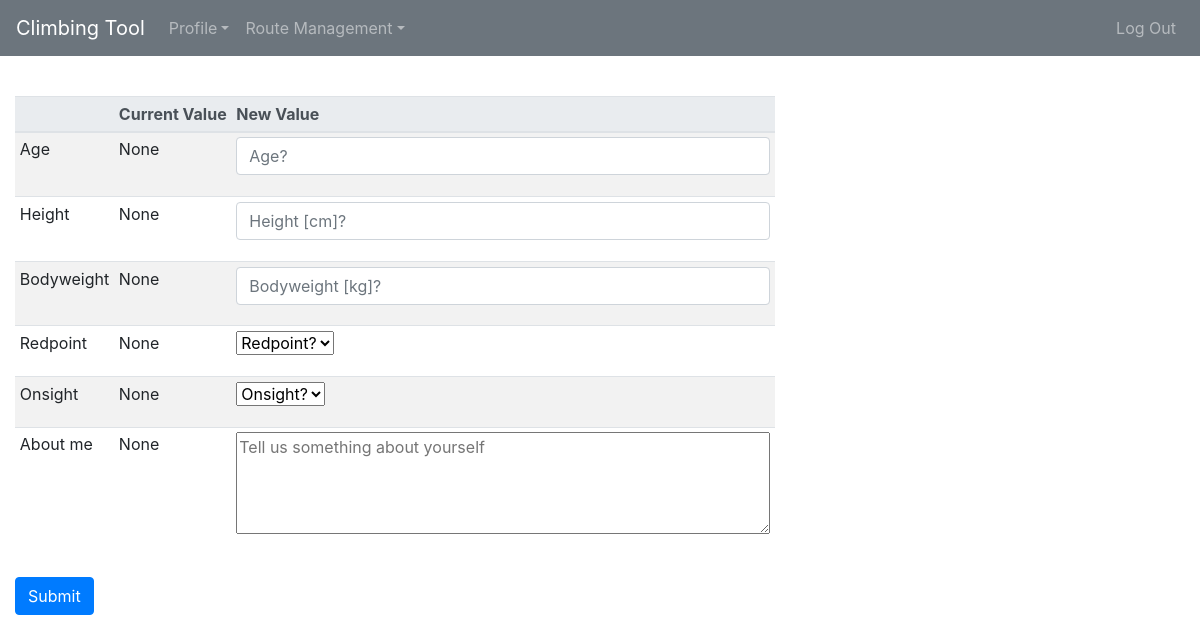
Page /editUserProfile (signed in) on the earlier database version.
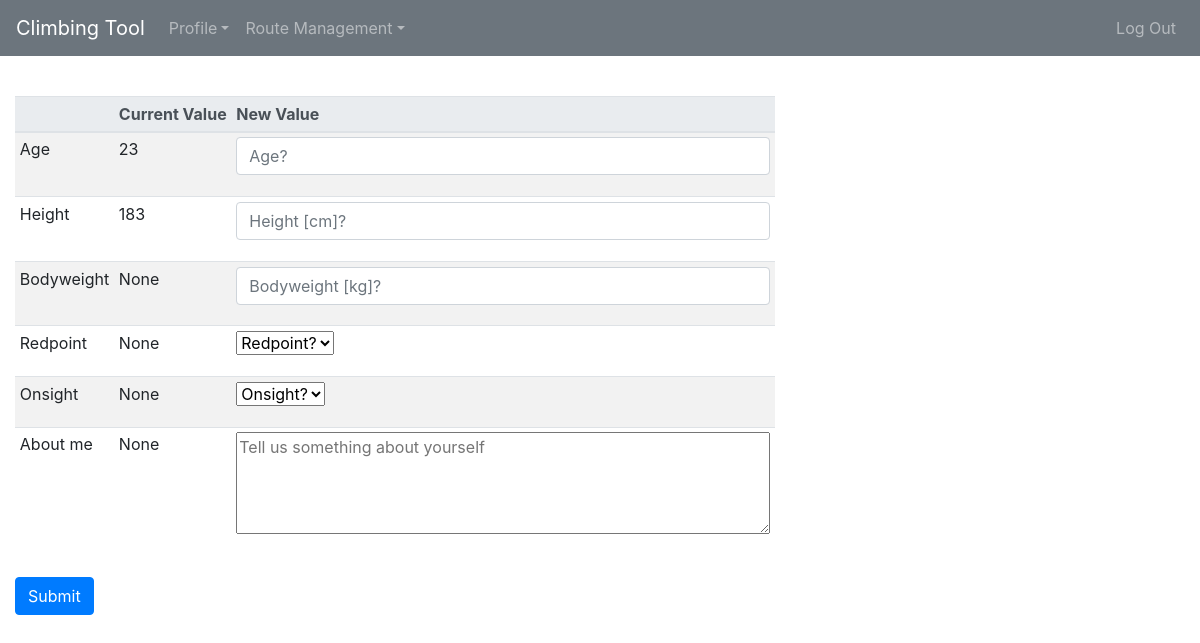
Same page on the later database version.
### tables this page shows
CREATE TABLE users (
        id INTEGER,
        username TEXT NOT NULL UNIQUE,
        hash TEXT NOT NULL,
        email TEXT NOT NULL UNIQUE,
        bodyweight REAL,
        height INTEGER,
        age INTEGER,
        redpoint TEXT,
        onsight TEXT,
        about_me TEXT,
        PRIMARY KEY (id)
    );

### app.py (the view)
@app.route("/editUserProfile", methods=["GET", "POST"])
@login_required
def editUserProfile():
    user_id = session["user_id"]
    db.execute("SELECT * FROM users WHERE id = :user_id", {"user_id": user_id})
    result = db.fetchone()
    connection.commit()
    if request.method == "POST":
        age = request.form.get("age")
        height = request.form.get("height")
        bodyweight = request.form.get("bodyweight")
        redpoint = request.form.get("redpoint")
        onsight = request.form.get("onsight")
        about_me = request.form.get("about_me")
        if not age:
            age = result["age"]
        else:
            try:
                age = int(age)
                if age <= 0:
                    return render_template("error.html", error=["invalid value"])
            except:
                return render_template("error.html", error=["invalid value"])
        if not height:
            height = result["height"]
        else:
            try:
                height = int(height)
                if height <= 0:
                    return render_template("error.html", error=["invalid value"])
            except:
                return render_template("error.html", error=["invalid value"])
        if not bodyweight:
            bodyweight = result["bodyweight"]
        else:
            try:
                bodyweight = float(bodyweight)
                if bodyweight <= 0:
                    return render_template("error.html", error=["invalid value"])
            except:
                return render_template("error.html", error=["invalid value"])
        if not redpoint:
            redpoint = result["redpoint"]
        else:
            if redpoint not in GRADES:
                return render_template("error.html", error=["invalid value"])
        if not onsight:
            onsight = result["onsight"]
        else:
            if onsight not in GRADES:
                return render_template("error.html", error=["invalid value"])
        if not about_me:
            about_me = result["about_me"]
        try:
            db.execute("UPDATE users SET age = :age, height = :height, bodyweight = :bodyweight, redpoint = :redpoint, onsight = :onsight, about_me = :about_me WHERE id = :user_id", {"age": age, "height": height, "bodyweight": bodyweight, "redpoint": redpoint, "onsight": onsight, "about_me": about_me, "user_id": user_id})
            connection.commit()
        except:
            return render_template("error.html", error=["query failed"])
        flash('You have successfully updated your user profile!')
        return redirect("/editUserProfile")
    else:
        return render_template("editUserProfile.html", grades=GRADES, result=result)

### app.py (called while the page is built)
@app.after_request
def after_request(response):
    response.headers["Cache-Control"] = "no-cache, no-store, must-revalidate"
    response.headers["Expires"] = 0
    response.headers["Pragma"] = "no-cache"
    return response

### helpers.py (called while the page is built)
def login_required(f):
    @wraps(f)
    def decorated_function(*args, **kwargs):
        if session.get("user_id") is None:
            return redirect("/login")
        return f(*args, **kwargs)
    return decorated_function

### templates/editUserProfile.html (shortened to what this page needs)
{% extends "layout.html" %}
{% block main %}
<form action="/editUserProfile" method="post" class="form-alignment">
    <div class="table-responsive-md">
        <table class="table table-striped table-hover table-sm">
            <thead class="thead-light">
            <tr>
                <th></th>
                <th>Current Value</th>
                <th>New Value</th>
            </tr>
            </thead>
            <tbody>
                <tr>
                    <td>
                        Age
                    </td>
                    <td>
                        {{ result.age }}
                    </td>
                    <td>
                        <div class="form-group">
                            <input autocomplete="off" class="form-control" name="age" placeholder="Age?" type="number" min="1">
                        </div>
                    </td>
                </tr>
                <tr>
                    <td>
                        Height
                    </td>
                    <td>
                        {{ result.height }}
                    </td>
                    <td>
                        <div class="form-group">
                            <input autocomplete="off" class="form-control" name="height" placeholder="Height [cm]?" type="number" min="1">
                        </div>
                    </td>
                </tr>
                <tr>
                    <td>
                        Bodyweight
                    </td>
                    <td>
                        {{ result.bodyweight }}
                    </td>
                    <td>
                        <div class="form-group">
                            <input autocomplete="off" class="form-control" name="bodyweight" placeholder="Bodyweight [kg]?" type="number" min="1" step="0.1">
                        </div>
                    </td>
                </tr>
                <tr>
                    <td>
                        Redpoint
                    </td>
                    <td>
                        {{ result.redpoint }}
                    </td>
                    <td>
                        <div class="form-group">
                            <select name="redpoint">
                                <option disabled selected>Redpoint?</option>
                            </select>
                        </div>
                    </td>
                </tr>
                <tr>
                    <td>
                        Onsight
                    </td>
                    <td>
                        {{ result.onsight }}
                    </td>
                    <td>
                        <div class="form-group">
                            <select name="onsight">
                                <option disabled selected>Onsight?</option>
                            </select>
                        </div>
                    </td>
                </tr>
                <tr>
                    <td>
                        About me
                    </td>
                    <td>
                        {{ result.about_me }}
                    </td>
                    <td>
                        <div class="form-group">
                            <textarea rows="4" cols="50" name="about_me" placeholder="Tell us something about yourself"></textarea>
                        </div>
                    </td>
                </tr>
            </tbody>
        </table>
    </div>
    <button class="btn btn-primary" type="submit">Submit</button>
</form>
{% endblock %}

### templates/layout.html (shortened to what this page needs)
<!DOCTYPE html>
<html lang="en">
    <head>
        <link rel="stylesheet" href="https://cdn.jsdelivr.net/npm/bootstrap@4.5.3/dist/css/bootstrap.min.css">
        <link rel="stylesheet" href="https://cdnjs.cloudflare.com/ajax/libs/font-awesome/4.7.0/css/font-awesome.min.css">
        <link href="/static/styles.css" rel="stylesheet">
    </head>
    <body class="d-flex flex-column" style="min-height: 100vh">
        <header>
            <nav class="navbar navbar-expand-lg navbar-dark bg-secondary fixed-top">
                <a class="navbar-brand" href="/">Climbing Tool</a>
                <div class="collapse navbar-collapse" id="navbarSupportedContent">
                        {% if session.user_id %}
                        <ul class="navbar-nav mr-auto">
                            <li class="nav-item dropdown">
                                <a class="nav-link dropdown-toggle" href="#" id="navbarDropdown" role="button" data-toggle="dropdown" aria-haspopup="true" aria-expanded="false">Profile</a>
                            </li>
                            <li class="nav-item dropdown">
                                <a class="nav-link dropdown-toggle" href="#" id="navbarDropdown" role="button" data-toggle="dropdown" aria-haspopup="true" aria-expanded="false">Route Management</a>
                            </li>
                        </ul>
                        <ul class="navbar-nav ml-auto">
                            <li class="nav-item">
                                <a class="nav-link" href="/logout">Log Out</a>
                            </li>
                        </ul>
                        {% endif %}
                </div>
            </nav>
        </header>
        <main class="mt-5">
            <div class="container-fluid mt-5">
                {% block main %}{% endblock %}
            </div>
        </main>
    </body>
</html>

### static/styles.css (style rules this page uses)
.form-alignment { display: inline-block; }

Differences in the rows shown:
now on this page (row edited): users: age "23", height "183"
Other differences:
{{ result.age }}: "None" → (not shown)
{{ result.height }}: "None" → (not shown)
